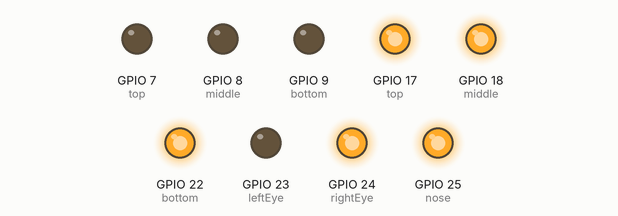
This program was run on a simulated Raspberry Pi (BCM pin numbers). Shown: output pins drawn as LEDs (lit = HIGH).

Above: at 0.05 s.
At 0.65 s:
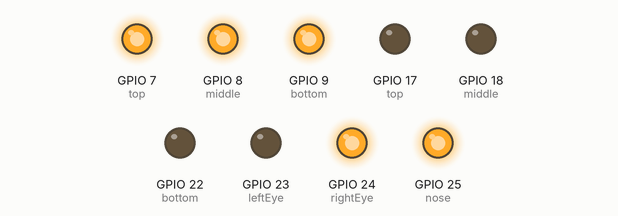
At 1.35 s:
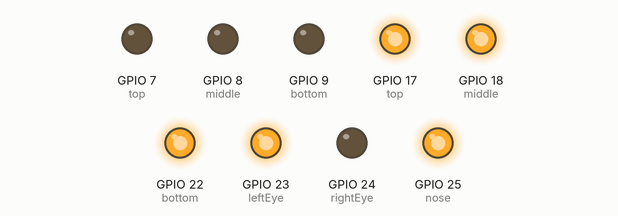
At 2.75 s:
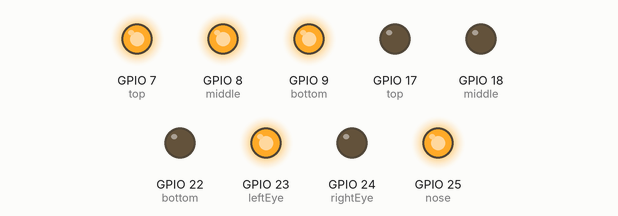
Timing chart, 0 to 3.0 s (numbered marks = the images above):
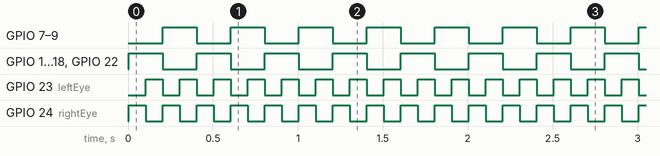

Measured:
- by itself, GPIO 23 (leftEye), GPIO 24 (rightEye): alternates HIGH for 0.10 s and LOW for 0.10 s
- by itself, GPIO 7 (top), GPIO 8 (middle), GPIO 9 (bottom), GPIO 17 (top), GPIO 18 (middle), GPIO 22 (bottom): alternates HIGH for 0.20 s and LOW for 0.20 s

The program:

wiggle.py
```python
from snowman import Snowman
from time import sleep

man = Snowman()

try:
    man.face.nose.on()
    count = 0
    while True:
        man.face.leftEye.value = (count & 1)
        man.face.rightEye.value = not (count & 1)
        for led in man.body.left:
            led.value = (count & 2)
        for led in man.body.right:
            led.value = not (count & 2)
        count += 1
        sleep(.1)
except Exception as e:
    man.close()
    raise e
```

snowman.py
```python
from gpiozero import LEDBoard

class Snowman(LEDBoard):
    # Set up a Snowman using GPIO Zero to build a class.
    # To use:
    # snowman = Snowman() for a simple instance using LED class.
    # snowman = Snowman(pwm=True) for a version which can use PWM.
    # See example files in this repo for more examples of use...
    def __init__(self, pwm=False, initial_value=False, pin_factory=None):
        super(Snowman, self).__init__(
            face=LEDBoard(
                leftEye=23, rightEye=24, nose=25,
                pwm=pwm, initial_value=initial_value,
                _order=('leftEye', 'rightEye', 'nose'),
                pin_factory=pin_factory),
            body=LEDBoard(
                left=LEDBoard(
                    top=7, middle=8, bottom=9,
                    pwm=pwm, initial_value=initial_value,
                    _order=('top', 'middle', 'bottom'),
                    pin_factory=pin_factory),
                right=LEDBoard(
                    top=17, middle=18, bottom=22,
                    pwm=pwm, initial_value=initial_value,
                    _order=('top', 'middle', 'bottom'),
                    pin_factory=pin_factory),
                pwm=pwm, initial_value=initial_value,
                _order=('left', 'right'),
                pin_factory=pin_factory),
            pwm=pwm, initial_value=initial_value,
            _order=('face', 'body'),
            pin_factory=pin_factory
            )
```
